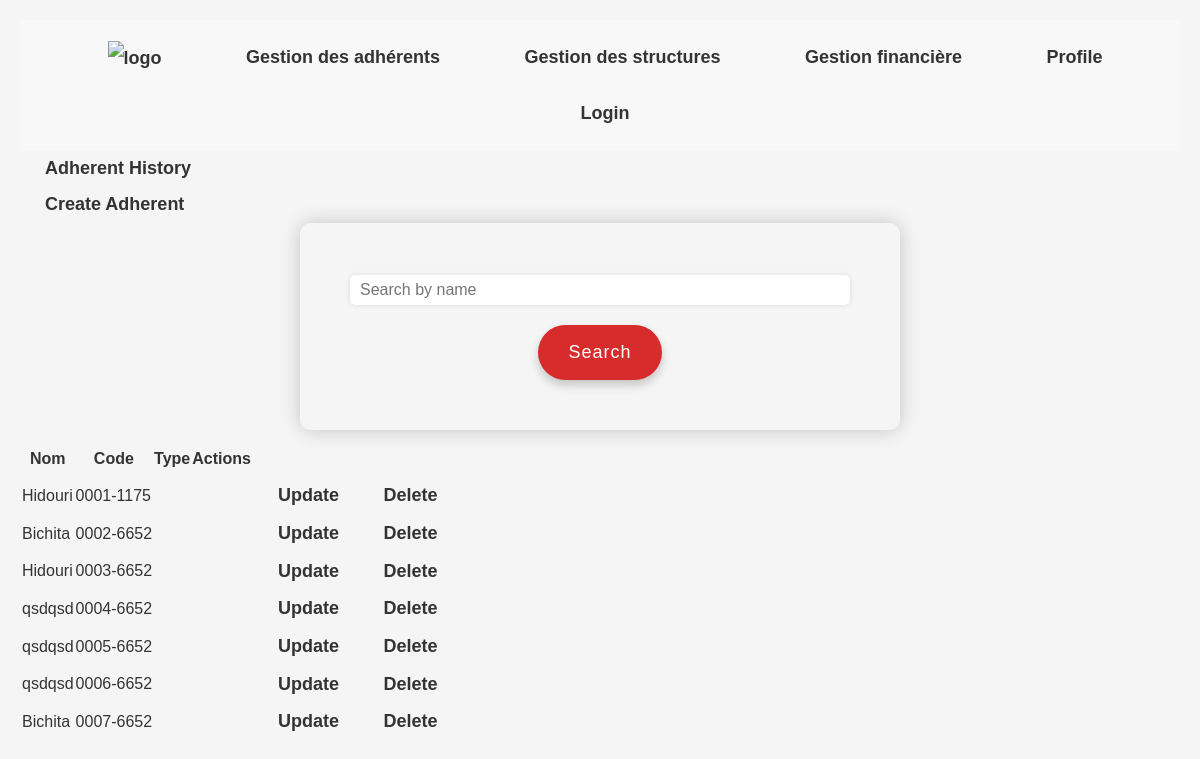
Screenshot of /gestion_adherent/ with the database file from the repository.
### base/models.py (models this page shows, shortened)
class Adherent(models.Model):
    user = models.ForeignKey(User, on_delete=models.CASCADE , default=None)
    code = models.CharField(max_length=8)
    structure = models.ForeignKey(Structure, on_delete=models.CASCADE , related_name='adherents', default = 1)
    TYPE_ADHERENT_CHOICES = (
        ('1', 'Membre fondateur'),
        ('2', 'Membre actif'),
        ('3', 'Membre actif jeune'),
        ('4', 'Soutien'),
        ('5', 'Membre d’honneur'),
    )
    type_adherent = models.CharField(max_length=1, choices=TYPE_ADHERENT_CHOICES)
    GENRE_CHOICES = (
        ('M', 'M.'),
        ('F', 'Mme.'),
    )
    genre = models.CharField(max_length=1, choices=GENRE_CHOICES)
    nom = models.CharField(max_length=50)
    prenom = models.CharField(max_length=50)
    DOCUMENT_IDENTITE_CHOICES = (
        ('CI', 'Carte d\'identité'),
        ('CS', 'Carte de séjour'),
    )
    numero_document_identite = models.CharField(max_length=8)
    nationalite = models.CharField(max_length=50)
    date_naissance = models.DateField()
    lieu_naissance = models.CharField(max_length=50)
    profession = models.CharField(max_length=50)
    telephone = models.CharField(max_length=20)
    email = models.EmailField(max_length=50)
    COMMISSION_CHOICES = (
        ('1', 'Enseignement, Sciences et Technologies'),
        ('2', 'Développement et emploi'),
        ('3', 'Santé et social'),
        ('4', 'Culture, tourisme et environnement'),
        ('5', 'Autre'),
    )
    commissions = models.CharField(max_length=5, choices=COMMISSION_CHOICES)
    date_adhesion = models.DateField(blank=True, null=True)
    date_depart = models.DateField(null=True, blank=True)
    motif_depart = models.CharField(max_length=50, null=True, blank=True)
    history = HistoricalRecords()

### base/views.py (the view)
# urls.py: path('gestion_adherent/' , views.gestion_adherent , name="gestion_adherent"),
def gestion_adherent(request):
    query = request.GET.get('q')
    if query:
        adherents = Adherent.objects.filter(
            Q(nom__icontains=query) | Q(prenom__icontains=query)
        )
    else:
        adherents = Adherent.objects.all()
    context = {'adherents': adherents}
    return render(request, 'base/gestion_adherent.html', context)

### base/templates/base/gestion_adherent.html (shortened to what this page needs)
{% extends 'main.html' %}
{% block content %}
<a href="{% url 'adherent_history' %}">Adherent History</a>
<div>
  <a href="{% url 'create-adherent' %}">Create Adherent</a>
  <form method="GET" action="{% url 'gestion_adherent' %}">
    <input type="text" name="q" placeholder="Search by name">
    <button type="submit">Search</button>
  </form>
  <table>
    <thead>
      <tr>
        <th>Nom</th>
        <th>Code</th>
        <th>Type</th>
        <th>Actions</th>
      </tr>
    </thead>
    <tbody>
      {% for adherent in adherents %}
        <tr>
          <td>{{ adherent.nom }}</td>
          <td>{{ adherent.code }}</td>
          <td>{{ adherent.type }}</td>
          <td>{{ adherent.document_identite  }}</td>
          <td>
            <a href="{% url 'update-adherent' adherent.id %}">Update</a>
            <a href="{% url 'delete-adherent' adherent.id %}">Delete</a>
          </td>
        </tr>
      {% endfor %}
    </tbody>
  </table>
{% endblock %}

### static/css/style.css (style rules this page uses)
* { line-height: 26pt; padding: 0; margin: 30; box-sizing: border-box; }
body { font-family: Arial, sans-serif; background-color: #F5F5F5; color: #333333; margin: 10px; padding: 10px; }
a { text-decoration: none; color: #000; font-size: 18px; margin-left: 10px; padding: 10px 15px; border-radius: 50px; transition: background-color 0.2s ease; }
table { margin-top: 10px; justify-content: space-between; }
input[type="text"] { height: 30px; border: 1px solid #ccc; }
form { background-color: #f5f5f5; color: #444; padding: 50px; border-radius: 10px; font-family: 'Montserrat', sans-serif; max-width: 600px; margin: 0 auto; box-shadow: 0px 0px 20px rgba(0,0,0,0.2); }
form input[type="text"], form input[type="email"], form input[type="password"], form input[type="tel"], form input[type="date"], form textarea, form select { width: 100%; padding: 10px; margin-bottom: 20px; border: none; border-radius: 5px; font-size: 16px; background-color: #fff; color: #444; box-shadow: 0px 0px 5px rgba(0,0,0,0.1); }
form button[type="submit"] { background-color: #d82c2c; color: #fff; border: none; border-radius: 50px; padding: 10px 30px; font-size: 18px; cursor: pointer; transition: background-color 0.2s ease; letter-spacing: 1px; margin-top: 20px; display: block; margin: 0 auto; font-family: 'Montserrat', sans-serif; box-shadow: 0px 5px 10px rgba(0,0,0,0.2); }

### templates/navbar.html (style rules this page uses)
a { color: #333; text-decoration: none; font-weight: bold; }

### rows the page displays
Adherent: nom "Hidouri", code "0001-1175"
Adherent: nom "Bichita", code "0002-6652"
Adherent: nom "Hidouri", code "0003-6652"
Adherent: nom "qsdqsd", code "0004-6652"
Adherent: nom "qsdqsd", code "0005-6652"
Adherent: nom "qsdqsd", code "0006-6652"
Adherent: nom "Bichita", code "0007-6652"
